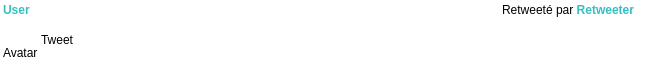
<?xml version="1.0" encoding="UTF-8"?>
<ui version="4.0">
 <class>TweetWidget</class>
 <widget class="QWidget" name="TweetWidget">
  <property name="geometry">
   <rect>
    <x>0</x>
    <y>0</y>
    <width>647</width>
    <height>63</height>
   </rect>
  </property>
  <property name="sizePolicy">
   <sizepolicy hsizetype="Expanding" vsizetype="Minimum">
    <horstretch>1</horstretch>
    <verstretch>0</verstretch>
   </sizepolicy>
  </property>
  <property name="windowTitle">
   <string>Form</string>
  </property>
  <property name="autoFillBackground">
   <bool>true</bool>
  </property>
  <property name="styleSheet">
   <string notr="true">background-color: rgb(255, 255, 255);</string>
  </property>
  <layout class="QHBoxLayout" name="horizontalLayout_3" stretch="1,0">
   <property name="spacing">
    <number>3</number>
   </property>
   <property name="sizeConstraint">
    <enum>QLayout::SetMaximumSize</enum>
   </property>
   <property name="leftMargin">
    <number>3</number>
   </property>
   <property name="topMargin">
    <number>3</number>
   </property>
   <property name="rightMargin">
    <number>3</number>
   </property>
   <property name="bottomMargin">
    <number>3</number>
   </property>
   <item>
    <layout class="QVBoxLayout" name="verticalLayout" stretch="0,1">
     <item>
      <layout class="QHBoxLayout" name="horizontalLayout_2">
       <property name="spacing">
        <number>3</number>
       </property>
       <item>
        <widget class="QLabel" name="User">
         <property name="sizePolicy">
          <sizepolicy hsizetype="Preferred" vsizetype="Maximum">
           <horstretch>0</horstretch>
           <verstretch>0</verstretch>
          </sizepolicy>
         </property>
         <property name="text">
          <string>&lt;html&gt;&lt;head/&gt;&lt;body&gt;&lt;p&gt;&lt;span style=&quot; font-weight:600; color:#35bfbf;&quot;&gt;User&lt;/span&gt;&lt;/p&gt;&lt;/body&gt;&lt;/html&gt;</string>
         </property>
        </widget>
       </item>
       <item>
        <widget class="QLabel" name="Retweeter">
         <property name="sizePolicy">
          <sizepolicy hsizetype="Preferred" vsizetype="Maximum">
           <horstretch>0</horstretch>
           <verstretch>0</verstretch>
          </sizepolicy>
         </property>
         <property name="text">
          <string>&lt;html&gt;&lt;head/&gt;&lt;body&gt;&lt;p&gt;Retweeté par &lt;span style=&quot; font-weight:600; color:#35bfbf;&quot;&gt;Retweeter&lt;/span&gt;&lt;/p&gt;&lt;/body&gt;&lt;/html&gt;</string>
         </property>
         <property name="alignment">
          <set>Qt::AlignRight|Qt::AlignTrailing|Qt::AlignVCenter</set>
         </property>
        </widget>
       </item>
      </layout>
     </item>
     <item>
      <layout class="QHBoxLayout" name="horizontalLayout" stretch="0,1">
       <property name="spacing">
        <number>3</number>
       </property>
       <item>
        <widget class="QWidget" name="widget" native="true">
         <property name="minimumSize">
          <size>
           <width>0</width>
           <height>0</height>
          </size>
         </property>
         <layout class="QVBoxLayout" name="verticalLayout_3" stretch="0,1">
          <property name="spacing">
           <number>1</number>
          </property>
          <property name="leftMargin">
           <number>0</number>
          </property>
          <property name="topMargin">
           <number>0</number>
          </property>
          <property name="rightMargin">
           <number>0</number>
          </property>
          <property name="bottomMargin">
           <number>0</number>
          </property>
          <item>
           <spacer name="verticalSpacer">
            <property name="orientation">
             <enum>Qt::Vertical</enum>
            </property>
            <property name="sizeType">
             <enum>QSizePolicy::Expanding</enum>
            </property>
            <property name="sizeHint" stdset="0">
             <size>
              <width>10</width>
              <height>0</height>
             </size>
            </property>
           </spacer>
          </item>
          <item>
           <widget class="QLabel" name="Avatar">
            <property name="sizePolicy">
             <sizepolicy hsizetype="Fixed" vsizetype="Maximum">
              <horstretch>0</horstretch>
              <verstretch>0</verstretch>
             </sizepolicy>
            </property>
            <property name="text">
             <string>Avatar</string>
            </property>
            <property name="alignment">
             <set>Qt::AlignLeading|Qt::AlignLeft|Qt::AlignVCenter</set>
            </property>
           </widget>
          </item>
         </layout>
        </widget>
       </item>
       <item>
        <widget class="QLabel" name="Tweet">
         <property name="sizePolicy">
          <sizepolicy hsizetype="Preferred" vsizetype="Expanding">
           <horstretch>0</horstretch>
           <verstretch>0</verstretch>
          </sizepolicy>
         </property>
         <property name="text">
          <string>Tweet</string>
         </property>
         <property name="wordWrap">
          <bool>true</bool>
         </property>
         <property name="textInteractionFlags">
          <set>Qt::NoTextInteraction</set>
         </property>
        </widget>
       </item>
      </layout>
     </item>
    </layout>
   </item>
   <item>
    <widget class="QLabel" name="Content">
     <property name="sizePolicy">
      <sizepolicy hsizetype="Maximum" vsizetype="MinimumExpanding">
       <horstretch>0</horstretch>
       <verstretch>0</verstretch>
      </sizepolicy>
     </property>
     <property name="maximumSize">
      <size>
       <width>50</width>
       <height>50</height>
      </size>
     </property>
     <property name="lineWidth">
      <number>0</number>
     </property>
     <property name="text">
      <string/>
     </property>
    </widget>
   </item>
  </layout>
 </widget>
 <resources/>
 <connections/>
</ui>
